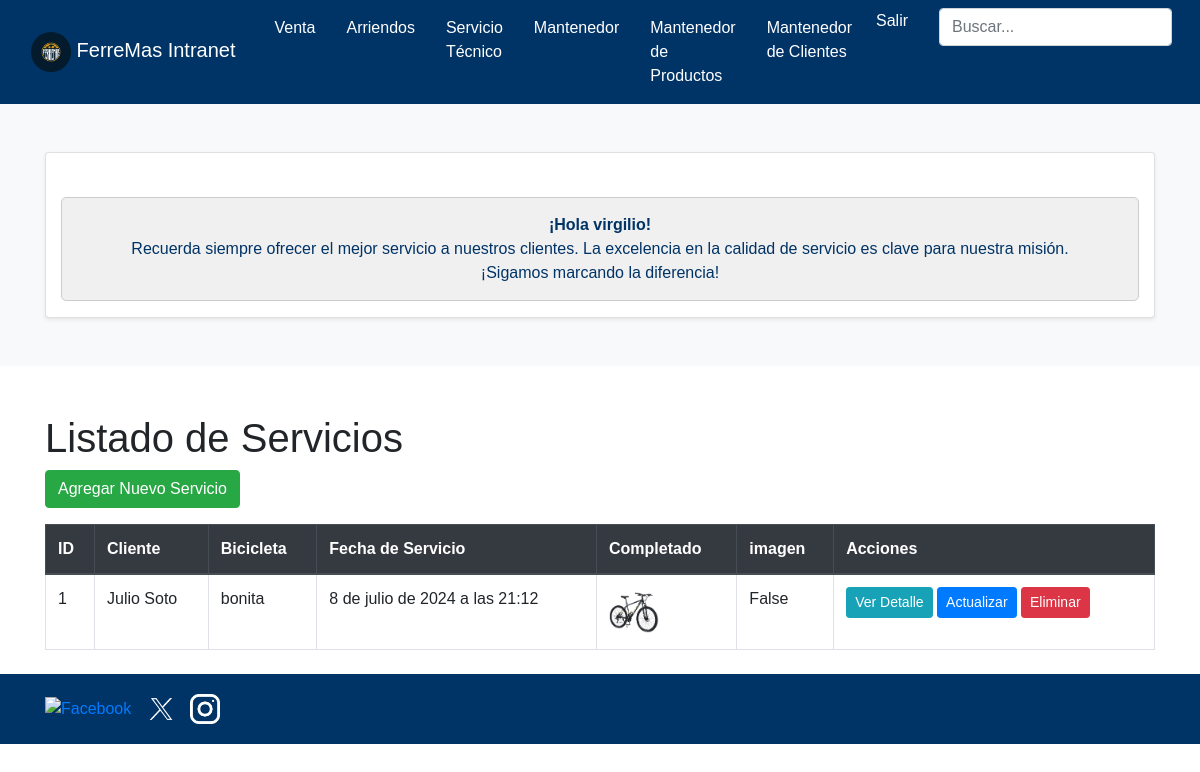
The app's page /servicios/ (signed in) with its own data.
### core/models.py (models this page shows, shortened)
class Servicio(models.Model):
    cliente = models.ForeignKey(Cliente, on_delete=models.CASCADE)
    bicicleta = models.CharField(max_length=100, blank=True)
    marca = models.CharField(max_length=100, blank=True)
    modelo = models.CharField(max_length=100, blank=True)
    descripcion = models.TextField()
    fecha_servicio = models.DateTimeField(auto_now_add=True)
    precio = models.DecimalField(max_digits=10, decimal_places=2)
    completado = models.BooleanField(default=False)
    imagen = models.ImageField(upload_to='servicio/', null=True, blank=True)

class Cliente(models.Model):
    usuario = models.CharField(max_length=255, blank=True)
    nombre = models.CharField(max_length=255, blank=True)
    contraseña = models.CharField(max_length=255, blank=True)
    direccion = models.CharField(max_length=255)
    telefono = models.CharField(max_length=15)
    email = models.EmailField()
    imagen = models.ImageField(upload_to='cliente/', null=True, blank=True)
    def __str__(self):
        return self.nombre

### core/views.py (the view)
# urls.py: path('servicios/', listar_servicios, name='listar_servicios'),
@staff_required
def listar_servicios(request):
    servicios = Servicio.objects.all()
    return render(request, 'core/listar_servicios.html', {'servicios': servicios})

### core/context_processors.py (called while the page is built)
def carrito_contador(request):
    return {'cantidad_productos': contar_items(request)}

### core/views.py (called while the page is built)
def contar_items(request):
    if request.user.is_authenticated:
        cantidad_productos = CarritoItem.objects.filter(usuario=request.user).aggregate(Sum('cantidad'))['cantidad__sum'] or 0
    else:
        cantidad_productos = 0
    return cantidad_productos

### core/templates/core/listar_servicios.html
{% extends "core/base_intranet.html" %}
{% block content %}
<div class="container mt-5">
    <h1>Listado de Servicios</h1>
    <a href="{% url 'servicio_agregar' %}" class="btn btn-success mb-3">Agregar Nuevo Servicio</a>
    <table class="table table-bordered">
        <thead class="thead-dark">
            <tr>
                <th>ID</th>
                <th>Cliente</th>
                <th>Bicicleta</th>
                <th>Fecha de Servicio</th>
                <th>Completado</th>
                <th>imagen</th>
                <th>Acciones</th>
            </tr>
        </thead>
        <tbody>
            {% for servicio in servicios %}
            <tr>
                <td>{{ servicio.id }}</td>
                <td>{{ servicio.cliente }}</td>
                <td>{{ servicio.bicicleta }}</td>
                <td>{{ servicio.fecha_servicio }}</td>
                <td>{% if servicio.imagen %}
                    <img src="{{ servicio.imagen.url }}" alt="{{ servicio.marca }} {{ servicio.modelo }}" width="50">
                {% else %}
                    No Image
                {% endif %}</td>
                <td>{{ servicio.completado }}</td>
                <td>
                    <a href="{% url 'servicio_detalle' servicio.id %}" class="btn btn-info btn-sm">Ver Detalle</a>
                    <a href="{% url 'servicio_actualizar' servicio.id %}" class="btn btn-primary btn-sm">Actualizar</a>
                    <a href="{% url 'servicio_eliminar' servicio.id %}" class="btn btn-danger btn-sm">Eliminar</a>
                </td>
            </tr>
            {% endfor %}
        </tbody>
    </table>
</div>
{% endblock %}

### core/templates/core/base_intranet.html (shortened to what this page needs)
{% load static %}
<!DOCTYPE html>
<html lang="es">
<head>
    <link href="https://stackpath.bootstrapcdn.com/bootstrap/4.5.2/css/bootstrap.min.css" rel="stylesheet">
</head>
<body>
    <header>
        <nav class="navbar navbar-expand-lg navbar-dark">
            <div class="container-fluid navbar-center">
                <a class="navbar-brand" href="{% url 'inicio_intra' %}">
                    <img src="{% static 'img/logoferremas.jpg' %}" alt="Logo" class="brand-image img-circle elevation-3" style="width: 40px; height: 40px; object-fit: cover; border-radius: 50%;">
                    <span class="logo-text">FerreMas Intranet</span>
                </a>
                <div class="collapse navbar-collapse" id="navbarNav">
                    <ul class="navbar-nav ml-auto">
                        <li class="nav-item">
                            <a class="nav-link" href="{% url 'ventas_listar' %}">Venta</a>
                        </li>
                        <li class="nav-item">
                            <a class="nav-link" href="{% url 'mantenedor_arriendos' %}">Arriendos</a>
                        </li>
                        <li class="nav-item">
                            <a class="nav-link" href="{% url 'listar_servicios' %}">Servicio Técnico</a>
                        </li>
                        <li class="nav-item">
                            <a class="nav-link" href="{% url 'mantenedor_bicicletas' %}">Mantenedor</a>
                        </li>
                        <li class="nav-item">
                            <a class="nav-link" href="{% url 'mantenedor_productos' %}">Mantenedor de Productos</a>
                        </li>
                        <li class="nav-item">
                            <a class="nav-link" href="{% url 'mantenedor_clientes' %}">Mantenedor de Clientes</a>
                        </li>
                        <li class="nav-item d-flex justify-content-center">
                            <form id="logout-form" method="POST" action="{% url 'logout' %}" style="display: inline;">
                                <a href="#" class="nav-link btn btn-link" style="padding: 0; color: white; text-decoration: none;" onclick="document.getElementById('logout-form').submit();">
                                    Salir
                                </a>
                            </form>
                        </li>
                        <li class="nav-item">
                            <form class="form-inline my-2 my-lg-0">
                                <input class="form-control mr-sm-2" type="search" placeholder="Buscar..." aria-label="Buscar">
                            </form>
                        </li>
                    </ul>
                </div>
            </div>
        </nav>
    </header>
    {% if user.is_authenticated %}
    <div class="container-fluid bg-light py-5">
        <div class="container text-center">
            <div class="row justify-content-center">
                <div class="col-lg-12">
                    <div class="card shadow-sm">
                        <main class="container mt-4">
                            <div class="alert alert-info" role="alert">
                                <strong>¡Hola {{user.username}}!</strong> </br>Recuerda siempre ofrecer el mejor servicio a nuestros clientes. La excelencia en la calidad de servicio es clave para nuestra misión. </br>¡Sigamos marcando la diferencia!
                            </div>
                        </main>
                    </div>
                </div>
            </div>
        </div>
    </div>
    {% endif %}
    {% block content %}
    {% endblock %}
    <footer class="footer-content mt-4">
        <div class="container">
            <div class="row">
                <div class="col-md-6">
                    <div class="social-media">
                        <a href="#"><img src="{% static 'img/facebook.png' %}" alt="Facebook"></a>
                        <a href="#"><img src="{% static 'img/x.webp' %}" alt="Twitter"></a>
                        <a href="#"><img src="{% static 'img/instagram.png' %}" alt="Instagram"></a>
                    </div>
                </div>
            </div>
        </div>
    </footer>
</body>
</html>

### core/templates/core/base_intranet.html (style rules this page uses)
body { font-family: Arial, sans-serif; }
.navbar { background-color: #003366; }
.navbar-brand img { height: 50px; width: auto; }
.nav-link { color: white !important; transition: color 0.3s; }
.form-inline .form-control { border-radius: 0.25rem; }
.footer-content { background-color: #003366; color: white; padding: 20px; }
.social-media img { width: 30px; margin-right: 10px; }
.navbar-center { display: flex; justify-content: center; width: 100%; }
.navbar-center .navbar-nav { margin: auto; }
.alert { background-color: #f0f0f0; border-color: #ccc; color: #003366; text-align: center; padding: 15px; border-radius: 5px; margin-top: 20px; }
.alert strong { color: #003366; }
.navbar-nav { flex-direction: row; }
.navbar-nav .nav-item { margin-left: 15px; }
.navbar-nav .form-inline { margin-left: 15px; }

### records on screen
Servicio: id "1", cliente "Julio Soto", bicicleta "bonita", fecha_servicio "8 de julio de 2024 a las 21:12", imagen (picture), completado "False"

### other values on screen
{{ user.username }} "virgilio"
